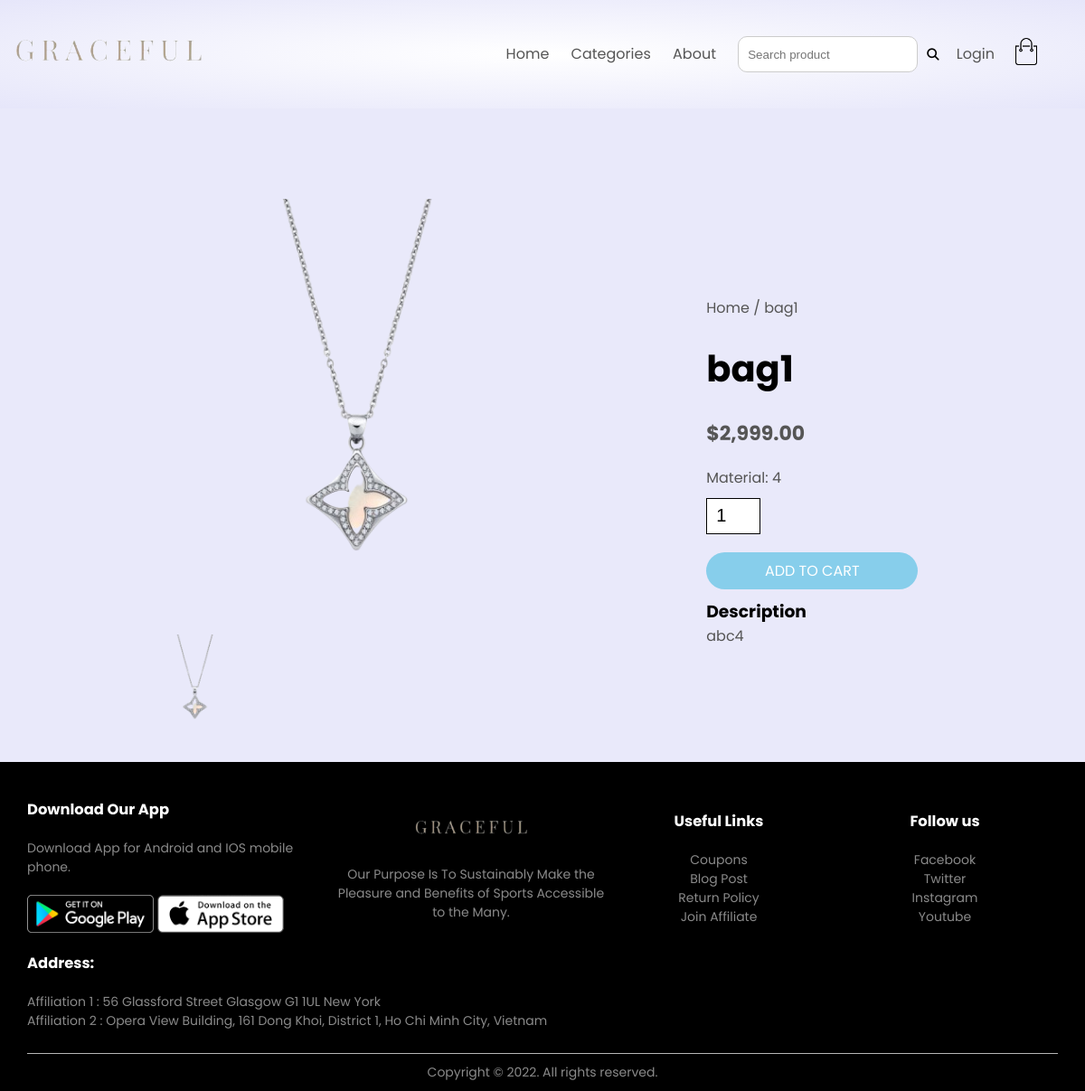
/?control=detail&id=1, run on the app's committed database.
### tables this page shows
CREATE TABLE `product` (
  `product_id` int(11) NOT NULL,
  `category_id` int(11) NOT NULL,
  `product_name` varchar(255) NOT NULL,
  `product_price` varchar(100) NOT NULL,
  `product_quantity` int(11) NOT NULL,
  `product_image` varchar(50) NOT NULL,
  `product_material` varchar(255) NOT NULL,
  `product_active` int(11) NOT NULL,
  `product_description` varchar(255) NOT NULL
);

### include/productDetail.php (the view, shortened to what this page needs)
<?php
if (isset($_GET['id'])) {
    $id = $_GET['id'];
} else {
    $id = '';
}
$sql_productDetail = mysqli_query($conn, "SELECT * FROM product WHERE product_id = '$id' ");
?>
<?php
while ($row_productDetail = mysqli_fetch_array($sql_productDetail)) {
?>
    <div class="small-container single-product">
        <div class="row">
            <div class="col-2">
                <img src="images/<?php echo $row_productDetail['product_image'] ?>" width="100%" id="ProductImg">
                <div class="small-img-row">
                    <div class="small-img-col">
                        <img src="images/<?php echo $row_productDetail['product_image'] ?>" width="100%" class="small-img">
                    </div>
                </div>
            </div>
            <form action="?control=cart" method="POST" id="cartDetailForm">
                <div class="col-2">
                    <p>Home / <?php echo $row_productDetail['product_name'] ?> </p>
                    <h1><?php echo $row_productDetail['product_name'] ?></h1>
                    <h4><?php echo '$' . number_format($row_productDetail['product_price'], 2) ?></h4>
                    <div>
                        <p>Material: <?php echo $row_productDetail['product_material'] ?></p>
                    </div>
                    <input style="width: 60px !important;" type="number" min="1" max="<?php echo $row_productDetail['product_quantity']?>" id="qty" name="productQty" value="1"
                    oninvalid="var itemQTY = <?php echo $row_productDetail['product_quantity']?>; setCustomValidity('Product quantity must be less than ' + (itemQTY+1))" oninput="setCustomValidity('')">
                    <button class="btn btn-detail" type="submit" onclick="pop_up()"> ADD TO CART </button>
                    <h3>Description</h3>
                    <p>
                        <?php
                        echo $row_productDetail['product_description'];
                        ?>
                    </p>
                </div>
            </form>
        </div>
    </div>
<?php
}
?>

### css/style.css (style rules this page uses)
* { margin: 0; padding: 0; box-sizing: border-box; }
body { font-family: 'Poppins', sans-serif; background-color: rgb(233, 233, 250); }
p { color: #555; }
.row { display: flex; align-items: center; flex-wrap: wrap; justify-content: space-around; }
.col-2 { flex-basis: 50%; min-width: 300px; }
.col-2 img { max-width: 100%; padding: 50px 100px; }
.col-2 h1 { font-size: 40px; line-height: 60px; margin: 25px 0px; }
.btn { display: inline-block; background: skyblue; color: white; padding: 8px 30px; margin: 30px 0px; border-radius: 30px; transition: background 0.5s; }
.small-container { max-width: 1080px; margin: auto; padding-left: 25px; padding-right: 25px; }
h4 { font-size: larger; color: #555; font-weight: bold; }
.single-product { margin-top: 80px; }
.single-product .col-2 img { padding: 0; }
.single-product .col-2 { padding: 20px; }
.single-product h4 { margin: 20px 0px; font-size: 22px; font-weight: bold; }
.single-product input { width: 60px; height: 40px; padding-left: 10px; font-size: 20px; margin-right: 10px; border: 1px solid; }
.small-img-row { display: flex; justify-content: space-between; }
.small-img-col { flex-basis: 24%; cursor: pointer; }
form input { width: 95% !important; height: 40px; margin: 10px 0; padding: 0 10px; border: 1px solid #ccc; }
form .btn { width: 90% ; border: none; cursor: pointer; margin: 10px 0; }
.btn-detail { font-family: 'Poppins', sans-serif; border: none; font-size: medium; cursor: pointer; margin-left: 20px; }

### data on the page
product: product_image (picture), product_name "bag1", product_price "2,999.00", product_material "4", product_description "abc4"
